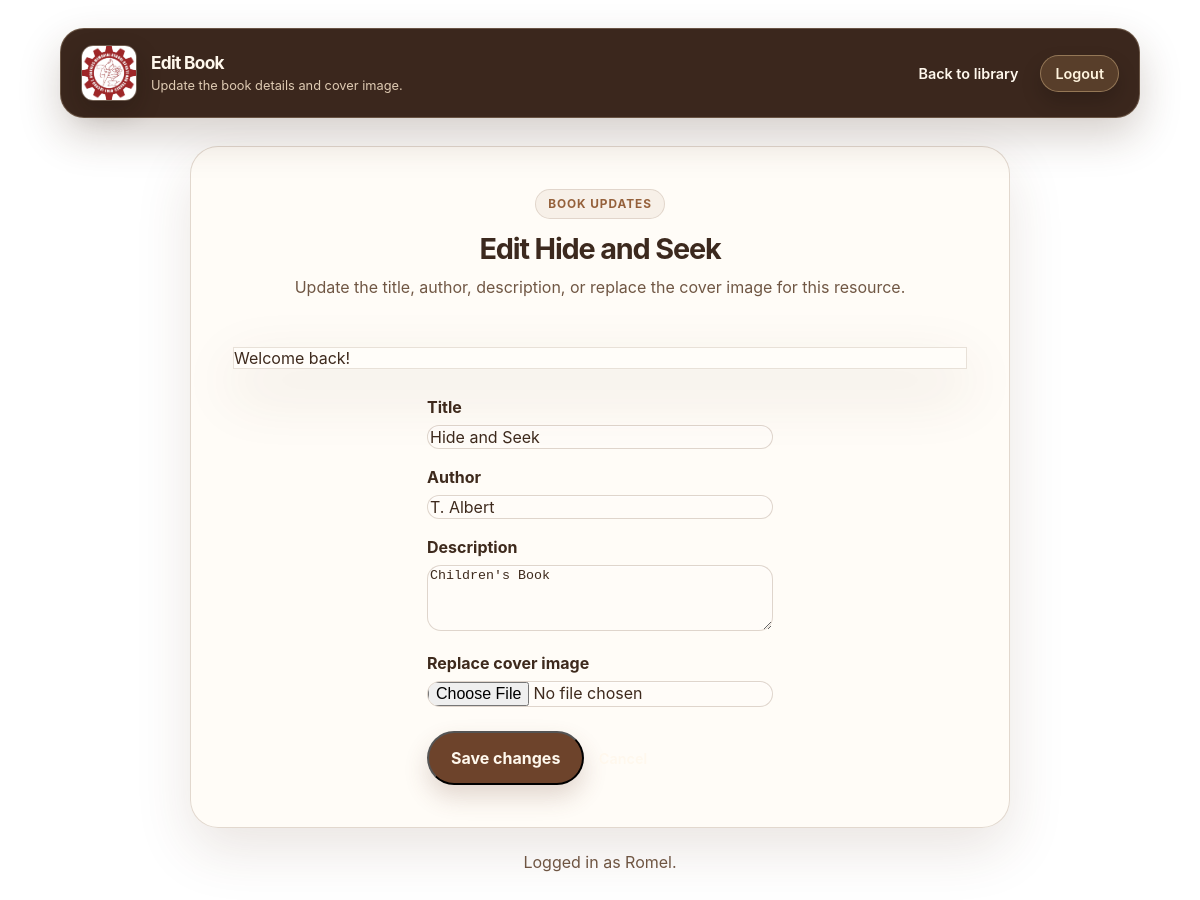
/edit_book.php?id=6 (signed in), run on the app's committed database.
### tables this page shows
CREATE TABLE books (
    id INTEGER PRIMARY KEY,
    title TEXT NOT NULL,
    author TEXT NOT NULL,
    description TEXT NOT NULL,
    file TEXT NOT NULL
, cover TEXT);

CREATE TABLE users (
    id INTEGER PRIMARY KEY AUTOINCREMENT,
    name TEXT NOT NULL,
    email TEXT NOT NULL UNIQUE,
    password_hash TEXT NOT NULL,
    created_at TEXT NOT NULL DEFAULT (datetime('now'))
, role TEXT NOT NULL DEFAULT 'student');

### init.php (called while the page is built, shortened)
<?php
$pdo = require __DIR__ . '/db.php';
function current_user(): ?array
{
    global $pdo;
    $stmt = $pdo->prepare('SELECT id, name, email, role FROM users WHERE id = :id');
    $stmt->execute([':id' => $_SESSION['user_id']]);
    return $stmt->fetch() ?: null;
}
function get_flash(): ?string
{
    $message = $_SESSION['flash_message'];
    return $message;
}
function escape_html(string $value): string
{
    return htmlspecialchars($value, ENT_QUOTES | ENT_SUBSTITUTE, 'UTF-8');
}

### edit_book.php (the view, shortened to what this page needs)
<?php
require __DIR__ . '/init.php';
$user = current_user();
$flash = get_flash();
$bookId = filter_input(INPUT_GET, 'id', FILTER_VALIDATE_INT);
$stmt = $pdo->prepare('SELECT id, title, author, description, file, cover FROM books WHERE id = :id');
$stmt->execute([':id' => $bookId]);
$book = $stmt->fetch();
$title = $book['title'];
$author = $book['author'];
$description = $book['description'];
?>
<!DOCTYPE html>
<html lang="en">
<head>
    <link rel="stylesheet" href="styles.css">
</head>
<body class="admin-page">
<div class="container admin-layout">
    <header class="site-header">
        <a class="site-brand" href="index.php">
            <img src="jzgmsat logo.jpg" alt="School logo" class="site-brand__mark" style="width:56px;height:56px;object-fit:cover;border-radius:12px;">
            <div>
                <div class="site-title">Edit Book</div>
                <div class="site-subtitle">Update the book details and cover image.</div>
            </div>
        </a>
        <nav class="nav-links">
            <a class="nav-link" href="library.php">Back to library</a>
            <a class="nav-link nav-link--button" href="logout.php">Logout</a>
        </nav>
    </header>
    <main class="card form-card">
        <div class="form-card__header">
            <div class="form-card__eyebrow">Book updates</div>
            <h1>Edit <?= escape_html($book['title']) ?></h1>
            <p class="form-card__intro">Update the title, author, description, or replace the cover image for this resource.</p>
        </div>
        <?php if ($flash): ?>
            <div class="alert"><?= escape_html($flash) ?></div>
        <?php endif; ?>
        <form method="post" enctype="multipart/form-data">
            <div class="form-field">
                <label for="title">Title</label>
                <input id="title" name="title" value="<?= escape_html($title) ?>" required>
            </div>
            <div class="form-field">
                <label for="author">Author</label>
                <input id="author" name="author" value="<?= escape_html($author) ?>" required>
            </div>
            <div class="form-field">
                <label for="description">Description</label>
                <textarea id="description" name="description" rows="4" required><?= escape_html($description) ?></textarea>
            </div>
            <div class="form-field">
                <label for="cover_file">Replace cover image</label>
                <input id="cover_file" type="file" name="cover_file" accept="image/jpeg,image/png,image/webp">
            </div>
            <div class="form-actions">
                <button class="button button--primary" type="submit">Save changes</button>
                <a class="nav-link" href="library.php">Cancel</a>
            </div>
        </form>
    </main>
    <footer class="footer">Logged in as <?= escape_html($user['name']) ?>.</footer>
</div>
</body>
</html>

### data on the page
books: title "Hide and Seek", author "T. Albert", description "Children's Book"
users: name "Romel"

### other printed values
escape_html($flash) "Welcome back!"
